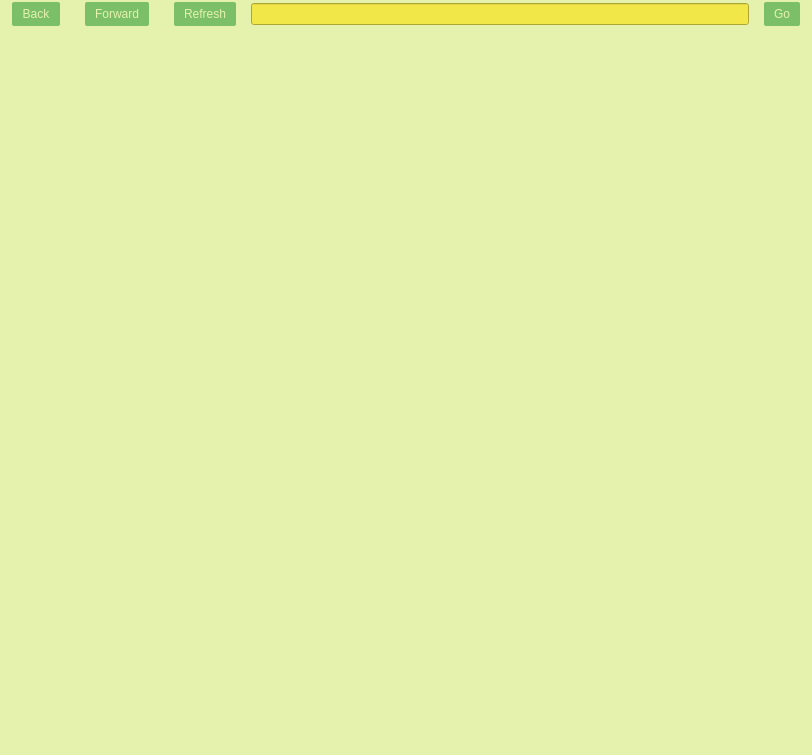
<?xml version="1.0" encoding="UTF-8"?>
<ui version="4.0">
 <class>WebBrowser</class>
 <widget class="QMainWindow" name="WebBrowser">
  <property name="geometry">
   <rect>
    <x>0</x>
    <y>0</y>
    <width>812</width>
    <height>755</height>
   </rect>
  </property>
  <property name="windowTitle">
   <string>WebBrowser</string>
  </property>
  <widget class="QWidget" name="centralwidget">
   <property name="sizePolicy">
    <sizepolicy hsizetype="Ignored" vsizetype="Preferred">
     <horstretch>0</horstretch>
     <verstretch>0</verstretch>
    </sizepolicy>
   </property>
   <property name="styleSheet">
    <string notr="true">QWidget {
background-color: #E4F2AE;
}</string>
   </property>
   <layout class="QVBoxLayout" name="verticalLayout_2">
    <property name="spacing">
     <number>0</number>
    </property>
    <property name="leftMargin">
     <number>0</number>
    </property>
    <property name="topMargin">
     <number>0</number>
    </property>
    <property name="rightMargin">
     <number>0</number>
    </property>
    <property name="bottomMargin">
     <number>0</number>
    </property>
    <item>
     <widget class="QFrame" name="webviewFrame">
      <layout class="QVBoxLayout" name="verticalLayout_3">
       <property name="spacing">
        <number>5</number>
       </property>
       <property name="leftMargin">
        <number>0</number>
       </property>
       <property name="topMargin">
        <number>0</number>
       </property>
       <property name="rightMargin">
        <number>0</number>
       </property>
       <property name="bottomMargin">
        <number>0</number>
       </property>
       <item>
        <layout class="QHBoxLayout" name="horizontalLayout_2">
         <property name="spacing">
          <number>5</number>
         </property>
         <property name="leftMargin">
          <number>2</number>
         </property>
         <property name="topMargin">
          <number>2</number>
         </property>
         <property name="rightMargin">
          <number>2</number>
         </property>
         <property name="bottomMargin">
          <number>2</number>
         </property>
         <item>
          <widget class="QPushButton" name="back">
           <property name="styleSheet">
            <string notr="true">QPushButton {
background-color: #7CBF69;
border: none;
border-radius: 2px;
padding: 5px 10px;
color: #E4F2AE;
margin: 0 10px;
}

QPushButton:pressed {
color: white;
}</string>
           </property>
           <property name="text">
            <string>Back</string>
           </property>
          </widget>
         </item>
         <item>
          <widget class="QPushButton" name="forward">
           <property name="styleSheet">
            <string notr="true">QPushButton {
background-color: #7CBF69;
border: none;
border-radius: 2px;
padding: 5px 10px;
color: #E4F2AE;
margin: 0 10px;
}

QPushButton:pressed {
color: white;
}</string>
           </property>
           <property name="text">
            <string>Forward</string>
           </property>
          </widget>
         </item>
         <item>
          <widget class="QPushButton" name="refresh">
           <property name="styleSheet">
            <string notr="true">QPushButton {
background-color: #7CBF69;
border: none;
border-radius: 2px;
padding: 5px 10px;
color: #E4F2AE;
margin: 0 10px;
}

QPushButton:pressed {
color: white;
}</string>
           </property>
           <property name="text">
            <string>Refresh</string>
           </property>
          </widget>
         </item>
         <item>
          <widget class="QLineEdit" name="addressInput">
           <property name="styleSheet">
            <string notr="true">QLineEdit {
background-color: #F2E749;
color: #7CBF69;
}</string>
           </property>
          </widget>
         </item>
         <item>
          <widget class="QPushButton" name="go">
           <property name="styleSheet">
            <string notr="true">QPushButton {
background-color: #7CBF69;
border: none;
border-radius: 2px;
padding: 5px 10px;
color: #E4F2AE;
margin: 0 10px;
}

QPushButton:pressed {
color: white;
}</string>
           </property>
           <property name="text">
            <string>Go</string>
           </property>
          </widget>
         </item>
        </layout>
       </item>
       <item>
        <widget class="QFrame" name="pageview_2">
         <property name="sizePolicy">
          <sizepolicy hsizetype="Expanding" vsizetype="Expanding">
           <horstretch>0</horstretch>
           <verstretch>0</verstretch>
          </sizepolicy>
         </property>
         <layout class="QVBoxLayout" name="pageview">
          <property name="spacing">
           <number>0</number>
          </property>
          <property name="leftMargin">
           <number>0</number>
          </property>
          <property name="topMargin">
           <number>10</number>
          </property>
          <property name="rightMargin">
           <number>0</number>
          </property>
          <property name="bottomMargin">
           <number>0</number>
          </property>
         </layout>
        </widget>
       </item>
      </layout>
     </widget>
    </item>
   </layout>
  </widget>
  <widget class="QMenuBar" name="menubar">
   <property name="geometry">
    <rect>
     <x>0</x>
     <y>0</y>
     <width>812</width>
     <height>21</height>
    </rect>
   </property>
  </widget>
 </widget>
 <resources/>
 <connections/>
</ui>
